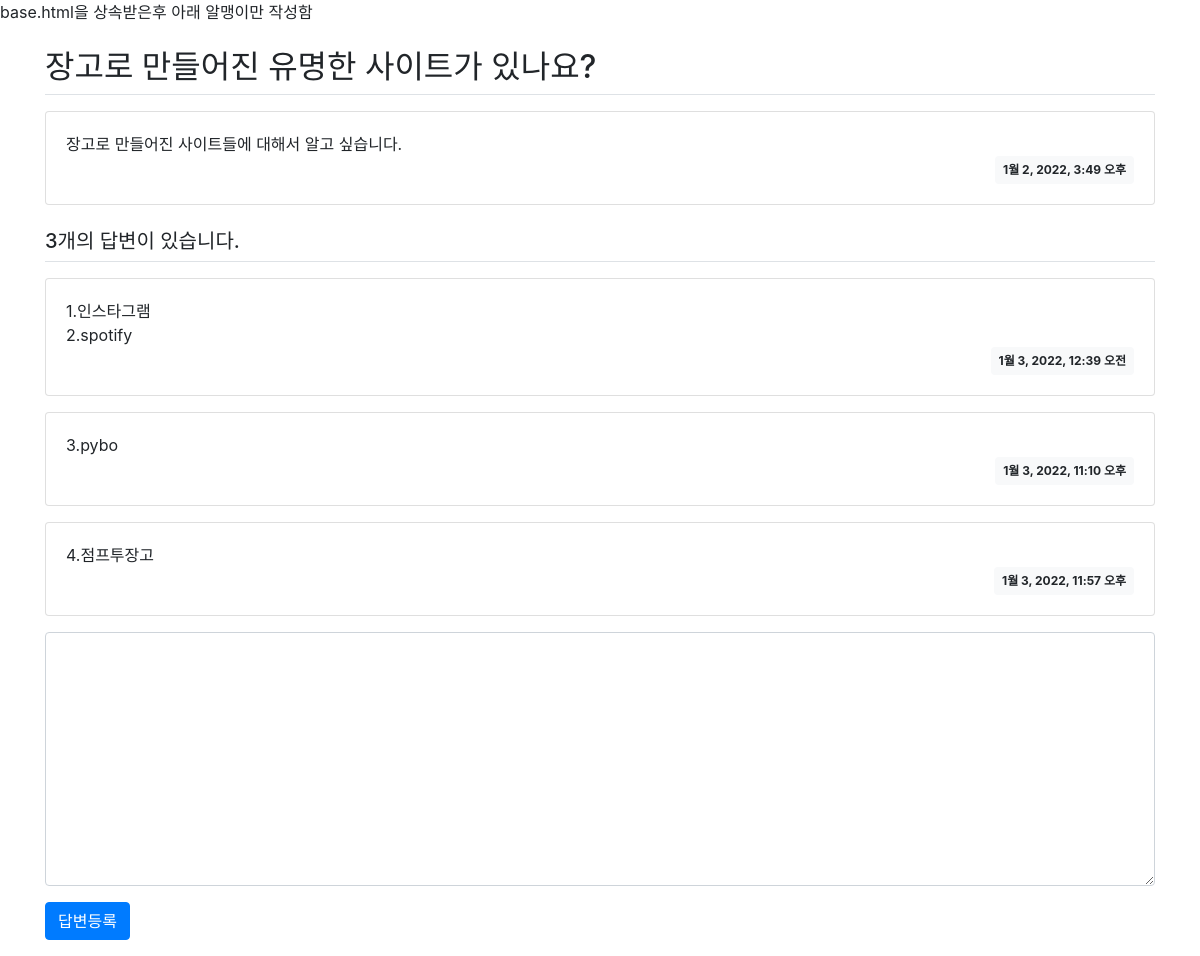
Page /pybo/3/ on the committed database.
### pybo/models.py (models this page shows, shortened)
class Question(models.Model):
    subject = models.CharField(max_length=200)
    content = models.TextField()
    create_date = models.DateTimeField()

class Answer(models.Model):
    question = models.ForeignKey(Question, on_delete=models.CASCADE)
    content = models.TextField()
    create_date = models.DateTimeField()

### pybo/views.py (the view)
# urls.py: path('',views.index, name='index'), # xxx가 비었으면, views.py의 index라는 함수를 호출, http://localhost:8000/pybo/ 라는 url에 index라는 별칭을 부여. 추후, 템플릿에서 <a href="{% url 'detail' question.id %}"> 태그에서 detail 이라는 name을
def detail(request, question_id):
    question = get_object_or_404(Question, pk=question_id) # Question이라는 모델은 models.py에 정의되어 있다., question_id가 없는 숫자이면, 404에러를 뱉기위해
    context = {'question':question} # 호출될 템플릿에서 받아서 사용할 data를 딕셔너리 형태로 만들어서 넘긴다! 호출된 템플릿에서는 넘겨지는 딕셔너리의 key.value형태로 데이터를 끄집어낸다. 키:question, value:question.subject/question.content/question.create_date
    return render(request,'pybo/question_detail.html',context) # 사용할 템플릿은 templates/pybo/question_detail.html이다

### templates/pybo/question_detail.html (shortened to what this page needs)
{% extends 'base.html' %}
{% block content %}
base.html을 상속받은후 아래 알맹이만 작성함
<div class="container my-3">
    <h2 class="border-bottom py-2">{{ question.subject }}</h2>
    <div class="card my-3">
        <div class="card-body">
            <div class="card-text" style="white-space: pre-line;">{{ question.content }}</div>
            <div class="d-flex justify-content-end">
                <div class="badge badge-light p-2">
                    {{ question.create_date }}
                </div>
            </div>
        </div>
    </div>
    <h5 class="border-bottom my-3 py-2">{{question.answer_set.count}}개의 답변이 있습니다.</h5>
    {% for answer in question.answer_set.all %}
    <div class="card my-3">
        <div class="card-body">
            <div class="card-text" style="white-space: pre-line;">{{ answer.content }}</div>
            <div class="d-flex justify-content-end">
                <div class="badge badge-light p-2">
                    {{ answer.create_date }}
                </div>
            </div>
        </div>
    </div>
    {% endfor %}
    <form action="{% url 'pybo:answer_create' question.id %}" method="post" class="my-3">
        <div class="form-group">
            <textarea name="content" id="content" class="form-control" rows="10"></textarea>
        </div>
        <input type="submit" value="답변등록" class="btn btn-primary">
    </form>
</div>
{% endblock %}

### rows in the picture
Question: subject "장고로 만들어진 유명한 사이트가 있나요?", content "장고로 만들어진 사이트들에 대해서 알고 싶습니다.", create_date "1월 2, 2022, 3:49 오후", answer_set.count "3"
Answer: content "1.인스타그램 2.spotify", create_date "1월 3, 2022, 12:39 오전"
Answer: content "3.pybo", create_date "1월 3, 2022, 11:10 오후"
Answer: content "4.점프투장고", create_date "1월 3, 2022, 11:57 오후"
